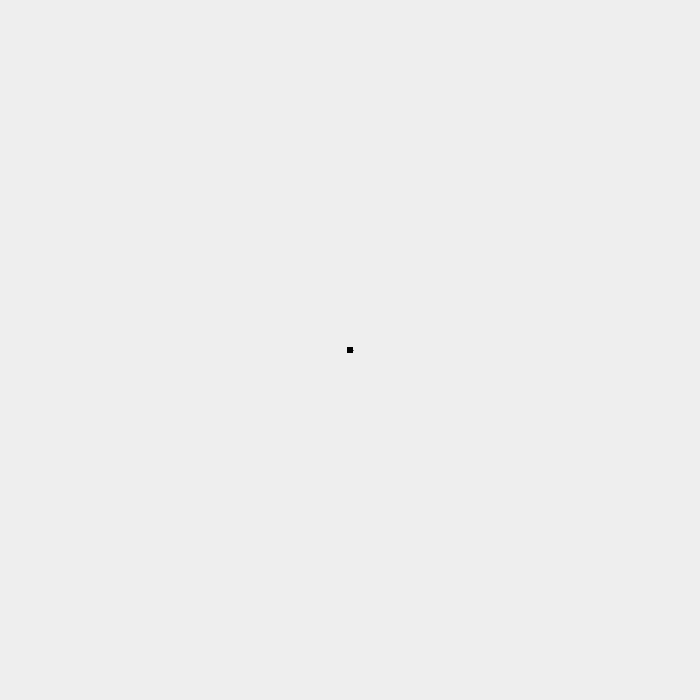
Frame 1 (no input)
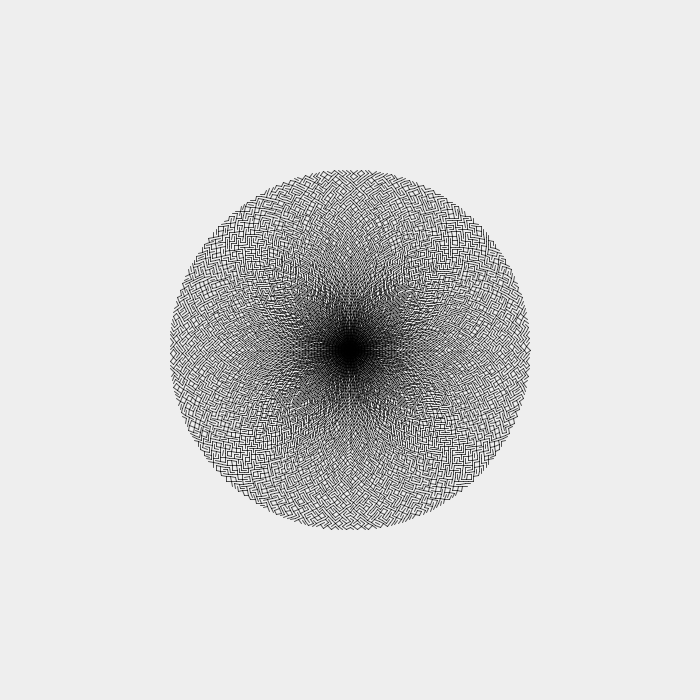
Frame 60 (the mouse pressed at the canvas centre just before this capture)
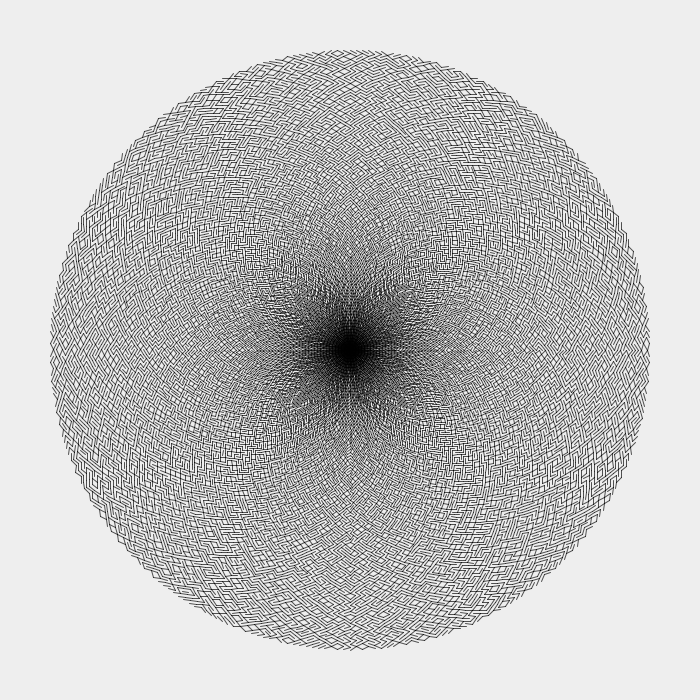
Frame 120 (the mouse held since frame 60 and released just before this capture)

The Processing sketch that drew these frames (run headless with seeded random() and noise(); from frame 60 on, the mouse is pressed at the canvas centre):

// Processing sketch: processing_83662
// ── processing_83662.pde

int S=700, o=S/2, N=300, i= 3, r=-i, bg_grid=3; PVector[] T;
  
void setup(){
  size (700, 700);
  smooth ();
  background (#EEEEEE);
  stroke (0xAA000000);
  T = new PVector [N];
  float s= TWO_PI/N;
  for (int n=0; n<N; n++) T[n]= new PVector (cos (n*s), sin (n*s));
}

void draw(){ 
  if ( (r+=i)<300 ) {
    for (int p=0, j=p+1, r1=r, r2=r; p<N; p++, j=(p+1)%N, r1=r2=r){
      if (random(1)<.5) r1=r+i; else r2=r+i;
      line ( o+T[p].x*r1, o+T[p].y*r1, o+T[j].x*r2, o+T[j].y*r2); 
    }
  }
}
